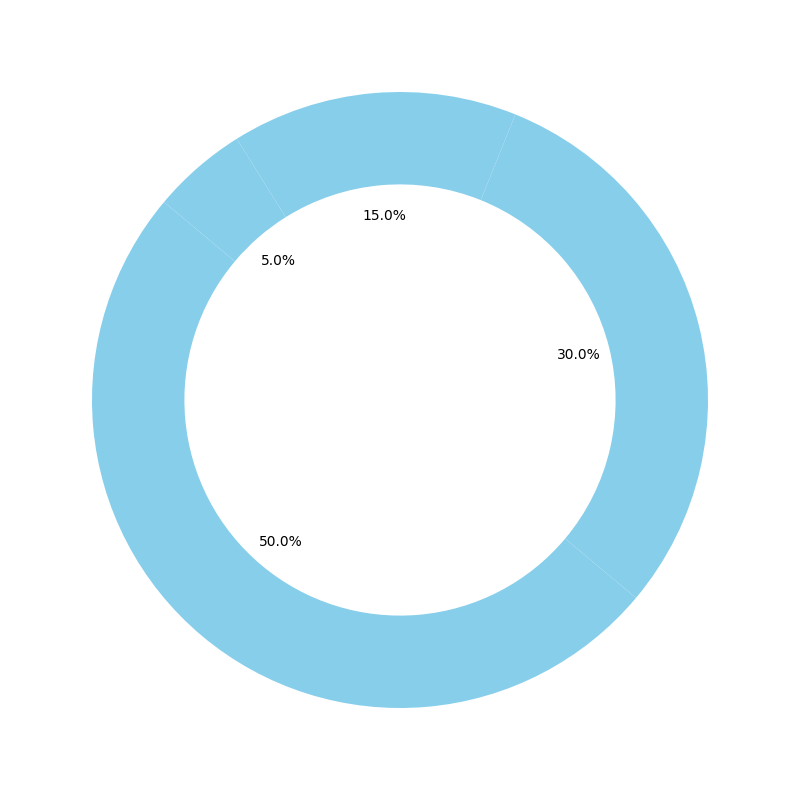

The script that drew this image:
import matplotlib.pyplot as plt
import numpy as np

stages = ["Idea", "Proto", "Alpha", "Beta", "Intro", "Success"]
projects = np.array([500, 300, 200, 100, 50, 30])

fig, ax = plt.subplots(figsize=(10, 8))

# Text labels for each stage without additional styling
for i in range(len(stages)):
    ax.text(0.5, i + 0.5, f"{stages[i]}\n{projects[i]}", 
            ha='center', va='center', fontsize=12, color='black')

ax.set_xlim(0, 1)
ax.set_ylim(0, len(stages))
ax.axis('off')  # Remove axes
plt.tight_layout()

categories = ['Soft', 'Hard', 'Serv', 'Hybrid']
category_counts = [250, 150, 75, 25]

fig2, ax2 = plt.subplots(figsize=(8, 8))

# Donut chart without additional styling
ax2.pie(category_counts, colors=['skyblue']*len(categories), autopct='%1.1f%%',
        startangle=140, wedgeprops={'width': 0.3})

plt.tight_layout()
plt.show()
